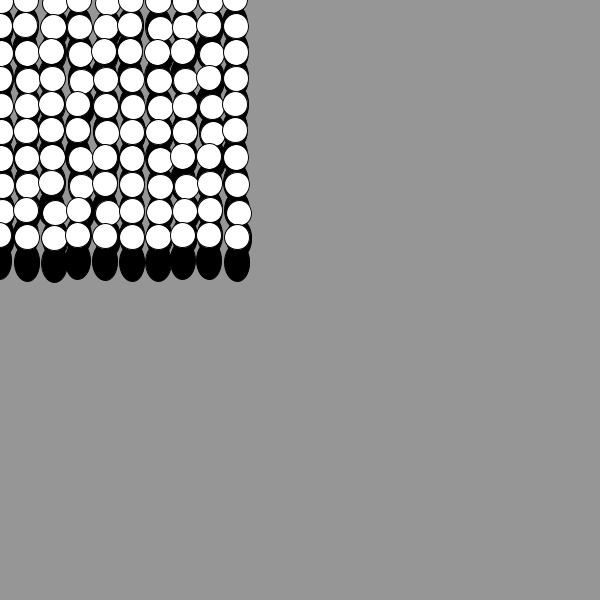
Frame 1 (no input)
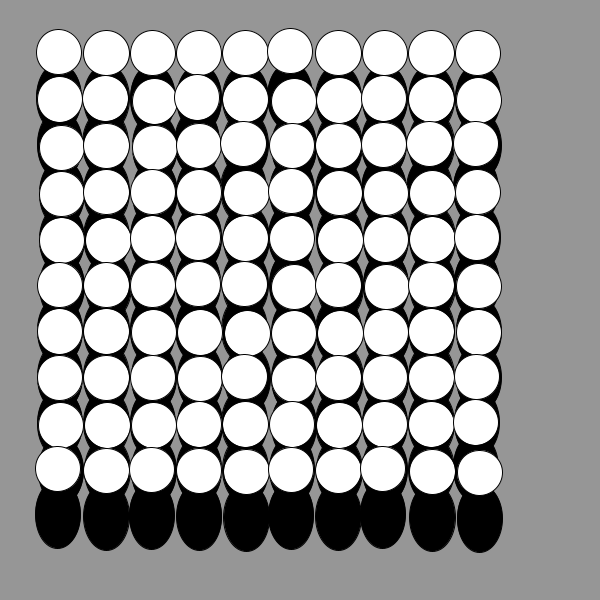
Frame 60 (the mouse pressed at the canvas centre just before this capture)
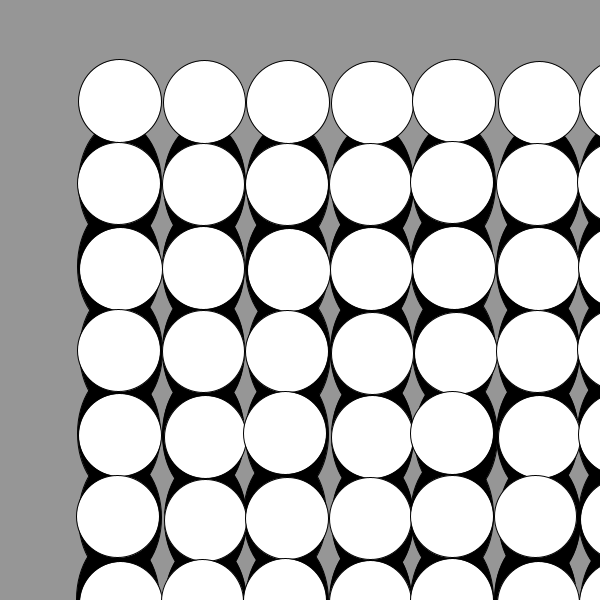
Frame 120 (the mouse held since frame 60 and released just before this capture)

The Processing sketch that drew these frames (run headless with seeded random() and noise(); from frame 60 on, the mouse is pressed at the canvas centre):

// Processing sketch: sketch_190814g
// ── sketch_190814g.pde
float s = 25; //dette er den størlse
int  ballX             = 0, ballY            = 0; // dette er monsteret x og y kodinatter
int   speedX            = 1, speedY             = 1; // dette er dens fart
float zoomfacktor = 1.01; //dette er størlsen som alien ændre sig med

void setup() {
// her sætter jeg vindues størrelse, framrate og bagrund
  size(600, 600);
  frameRate(30);
  background(150);
}

void draw() {
// her fjender hvad der er tegnet og lægger en ny bagrund
  clear(); 
  background(150); 
  
// dette ændre størelsen 
  s= s * zoomfacktor;
//svingning på +10 til -10 pixels
  float ballwalk =  sin(ballX*0.5)*10;  

//flytter min bold 
  ballX         += speedX; 
//ball walk  gøre at der kommer en svingning på +10 til -10 pixels så den tilføjer vi til y verdien
  ballY         += speedY + ballwalk; 


// dette styre alien så den ikke går ud fra vinduet
  if (s> 200) { 
    zoomfacktor = 0.9;
    speedX = 0;
    speedY = 0;
  }
  // dette tegner et gitter af danse aliens
  for (int j=0; j<10; ++j) {
    float y = ballY + j*s + j;
    for (int i=0; i<10; ++i) {
      float x = ballX + i*s + i;
      float d = (int)random(-3, 3);
      fill(20+(x + y)*0.25, 0, 0);
      alien(x+d, y+d, s );
    }
  }

}

// her definere jeg hvad en alien er 
void alien(float x, float y, float rad) {
  fill(0);
  ellipse( x, y + rad, rad, rad + (rad*0.5));
  fill(255);
  ellipse(x, y, rad, rad);
}
